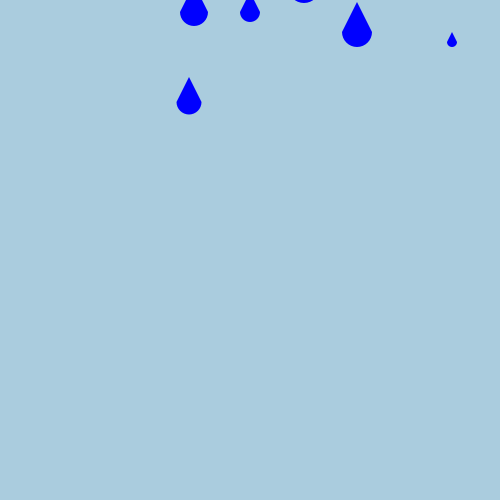
Frame 1 (no input)
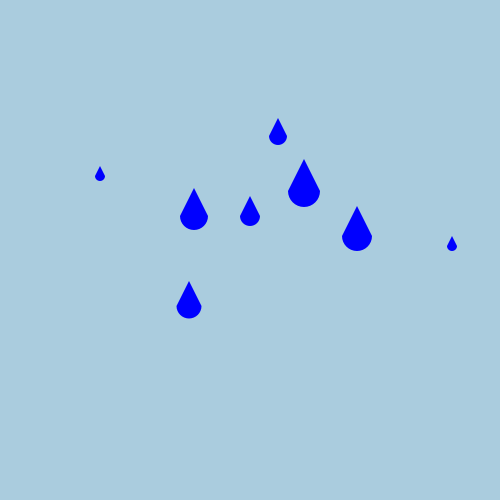
Frame 60 (the mouse pressed at the canvas centre just before this capture)
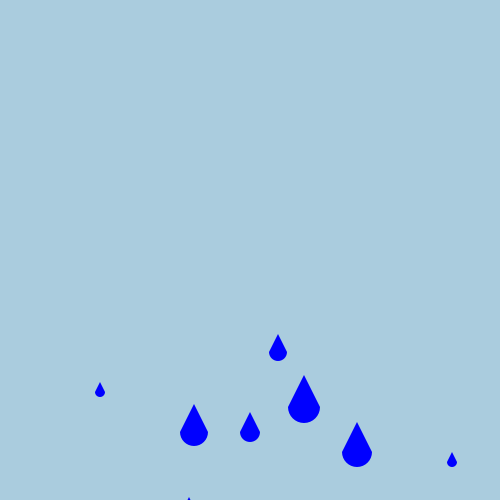
Frame 120 (the mouse held since frame 60 and released just before this capture)

The Processing sketch that drew these frames (run headless with seeded random() and noise(); from frame 60 on, the mouse is pressed at the canvas centre):

// Processing sketch: raining_droplet
// ── raining_droplet.pde
float x = 50;
float y = 50;
float r = 0;
float r2= 5;
float speedR = 12;
void setup() {
  size(500, 500);
}

void draw() {
  background(#AACCDE);
  r = r + speedR;
  teardrop(width/2, r,20);
  if (r > 500) {
    r = 0;
  }
  
  
  teardrop(100, r - 40,10);
  teardrop(357, r + 20,30);
  teardrop(189, r + 90,25);
  teardrop(278, r - 80,18);
  teardrop(452, r + 30,10);
  teardrop(304, r - 25,32);
  teardrop(194, r,28);
}

void teardrop(float x, float y, float d) {
  noStroke();
  fill(0, 0, 255);
  arc(x, y, d, d,
    radians(0), radians(180), OPEN);
  triangle(x-d/2, y, x, y-d, x+d/2, y);
}
